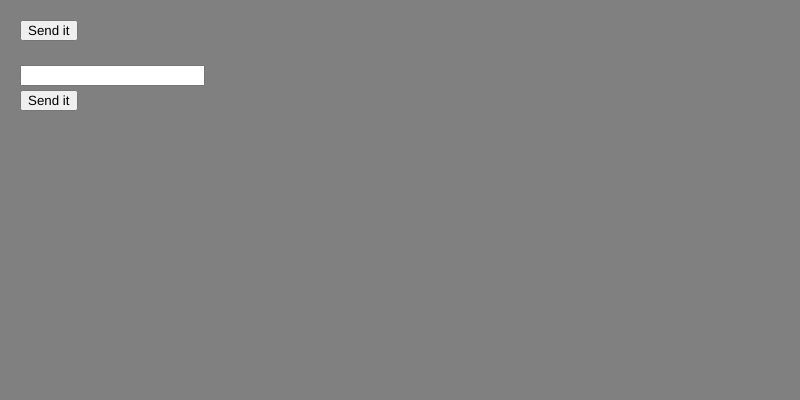
Frame 1 (no input)
Frame 60 (no input): identical to frame 1, image omitted
Frame 120 (the mouse pressed at the canvas centre since frame 60): identical to frame 1, image omitted

The p5.js sketch that drew this single still picture (run headless with seeded random() and noise() and a simulated clock; from frame 60 on, the mouse is pressed at the canvas centre):

// p5.js sketch
// ── sketch.js
list = [];
working = false;

function preload() {
    
}


function setup() {
    createCanvas(800, 400);
    background("grey");
    button = createButton('Send it');
    button.position(20, 20);
    button.mousePressed(listprint);
    namespace = createInput();
    namespace.position(20, 65);
    button = createButton('Send it');
    button.position(20, 90);
    button.mousePressed(addname);

    
}

function draw() {
}



function addname(){
    append(list, namespace.value());
    namespace.value() = "";
}


function listprint(){
    const tempname = list[0];
    text(tempname, 20, 160);

}
